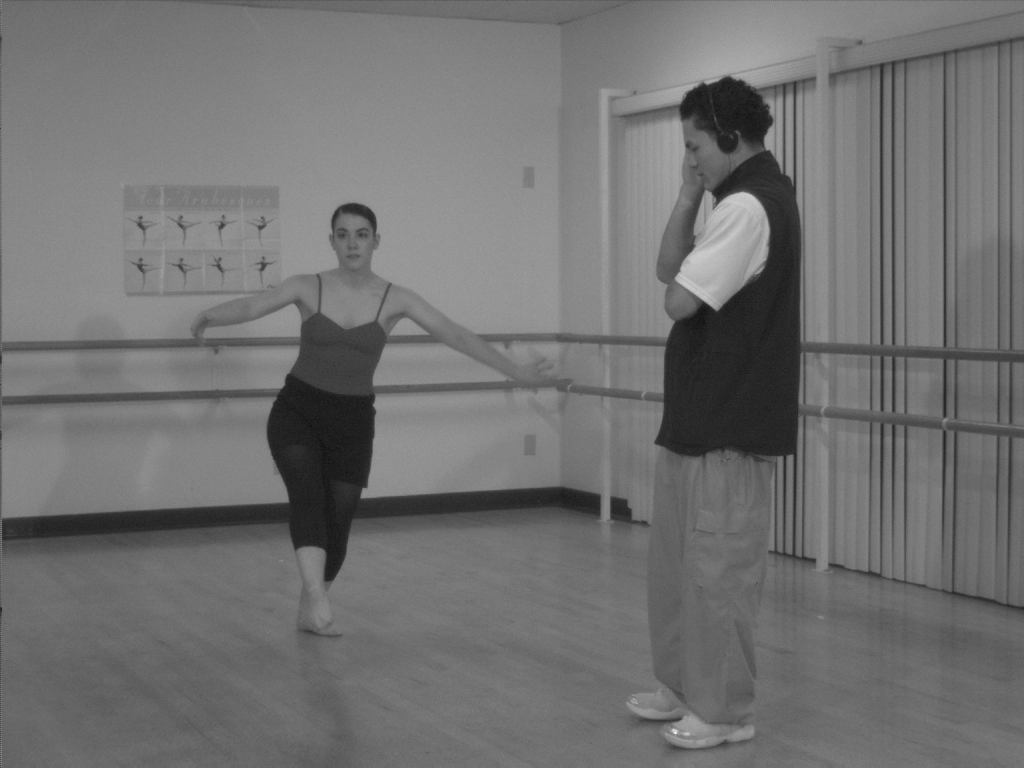
%> input picture 3.bmp (made grey), 1024 x 768 px, given in place of 1号内环缺陷2.bmp, which was not available
$ octave Canny_detect.m   (GNU Octave 9; MATLAB toolbox functions it lacks are replaced by stand-ins)
%> lines starting %> are read from the running program, lines starting %| are printed output that depends on the picture; in (x1, y1, x2, y2) boxes, pixels count from 0 and x2, y2 are one past the last pixel; in counts of white or black regions, pixels touching at a corner belong together; the program's own positions count from 1; long printed decimals are rounded; pictures that were not available may be replaced by others from this repository, and a replacement may not be noted
 clear all;
I=imread('C:\Users\jcli\Desktop\毕设文献资料\磁环照片\磁环照片\1工控机\1\1号内环缺陷2.bmp');
%> I is the input picture: size 768x1024 uint8; min 14, max 249, mean 113.2
% I=rgb2gray(I);
subplot(1,3,1);imshow(I);
xlabel('(a)原始图像');
%以自动阈值选择法对图像进行Canny算子检测
[BW,thresh]=edge(I,'canny');
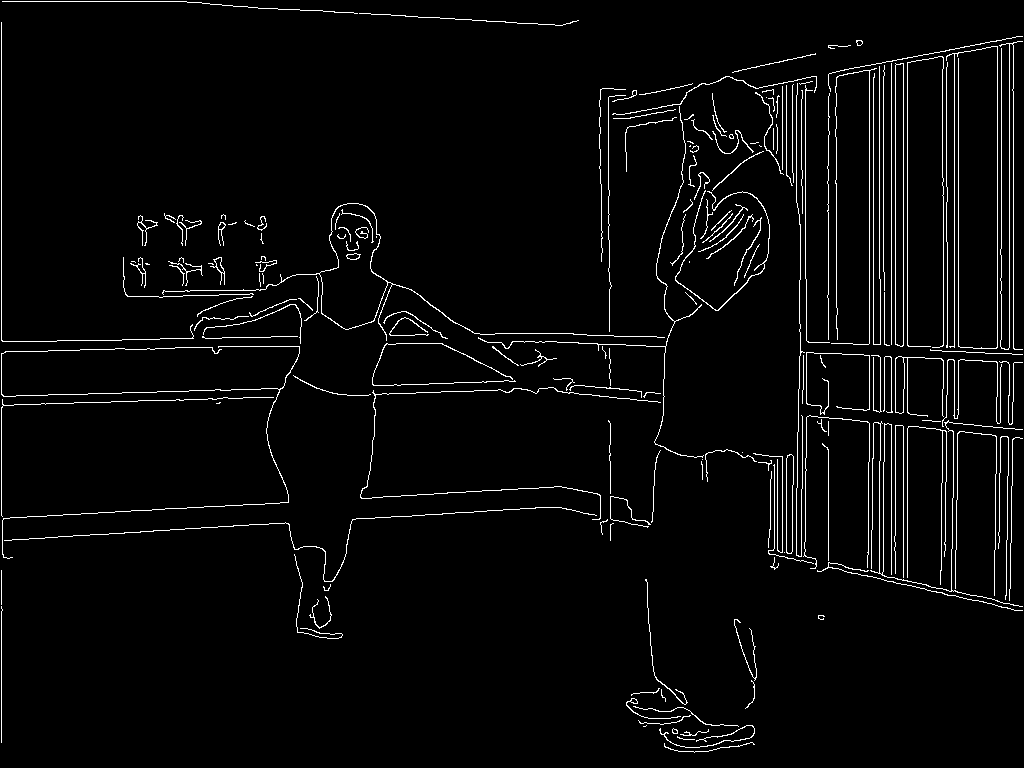
%> BW: size 768x1024 logical; 3.3% white in thin lines or dots
%> thresh = [0.0602 0.15]
%返回当前Canny算子边缘检测的阈值
disp('Canny算子自动选择的阈值为：')
disp(thresh)
%|    0.06016   0.1504
subplot(1,3,2);imshow(BW);
xlabel('(b)自动阈值的Canny算子边缘检测');
%以阈值为[0.1 0.5]对图像进行Canny算子检测
BW1=edge(I,'Prewitt',[0.1 0.5]);
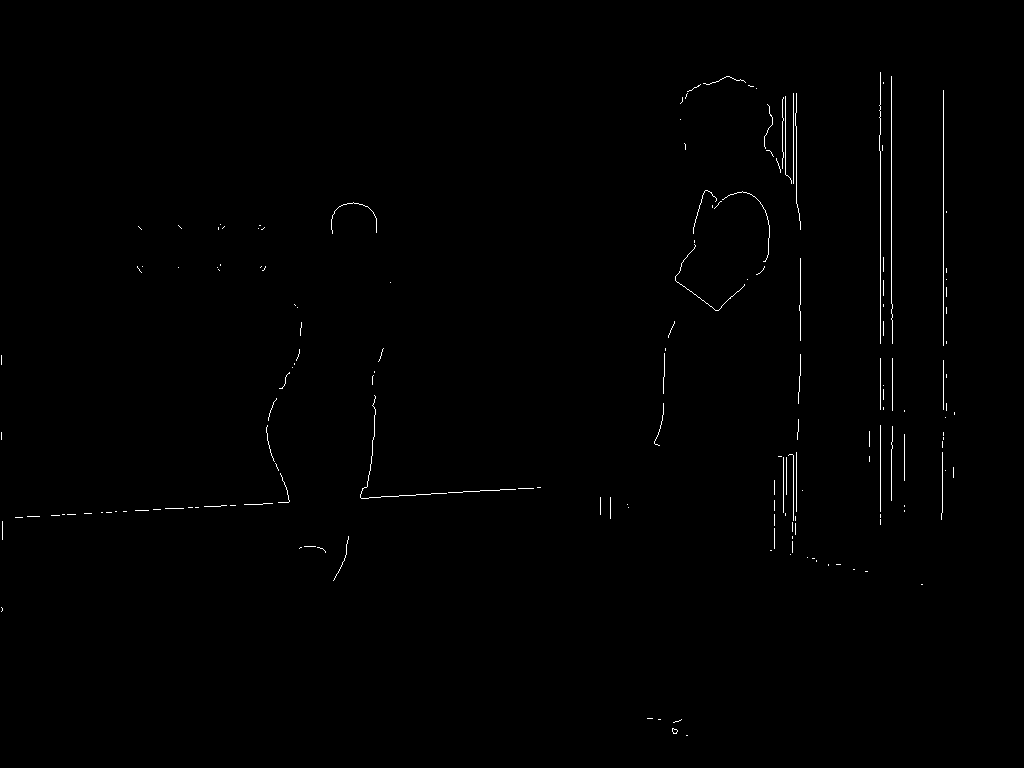
%> BW1: size 768x1024 logical; 0.49% white in thin lines or dots, all inside (x1, y1, x2, y2) = (1, 72, 955, 736)
subplot(1,3,3);imshow(BW1);
xlabel('(c)阈值为[0.1 0.5]的Canny算子');

$ run again, on 4.bmp (made grey)
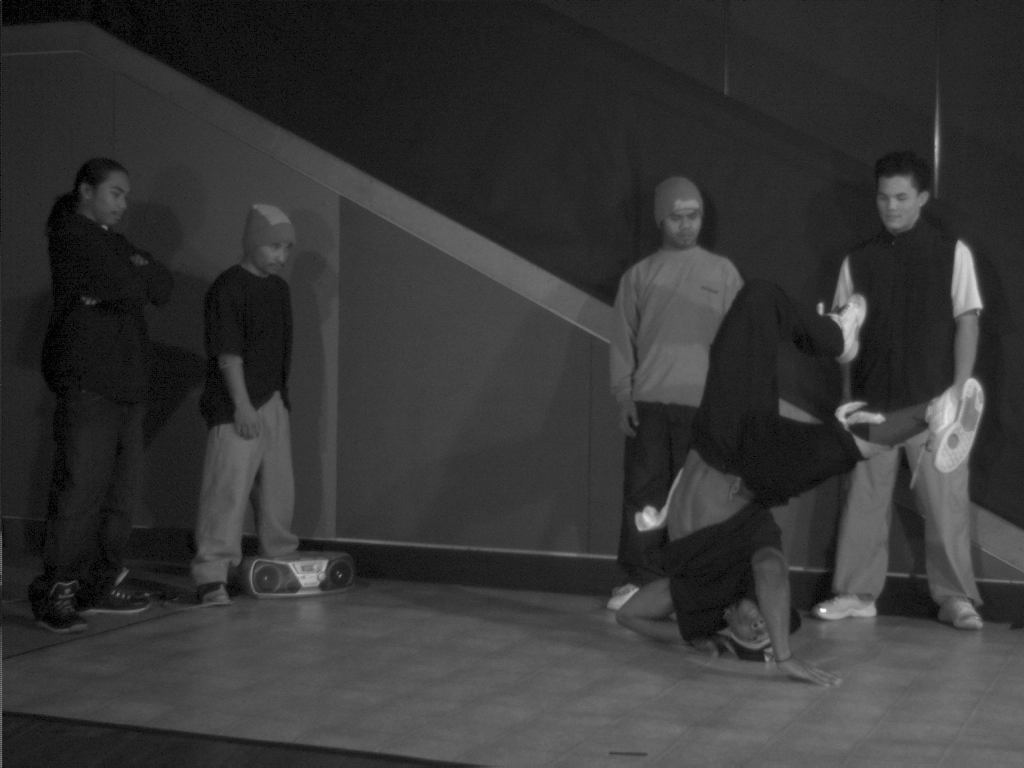
%> input picture 4.bmp (made grey), 1024 x 768 px, given in place of 1号内环缺陷2.bmp, which was not available
%> I is the input picture: size 768x1024 uint8; min 0, max 250, mean 53.9
%> `[BW,thresh]=edge(I,'canny');`:
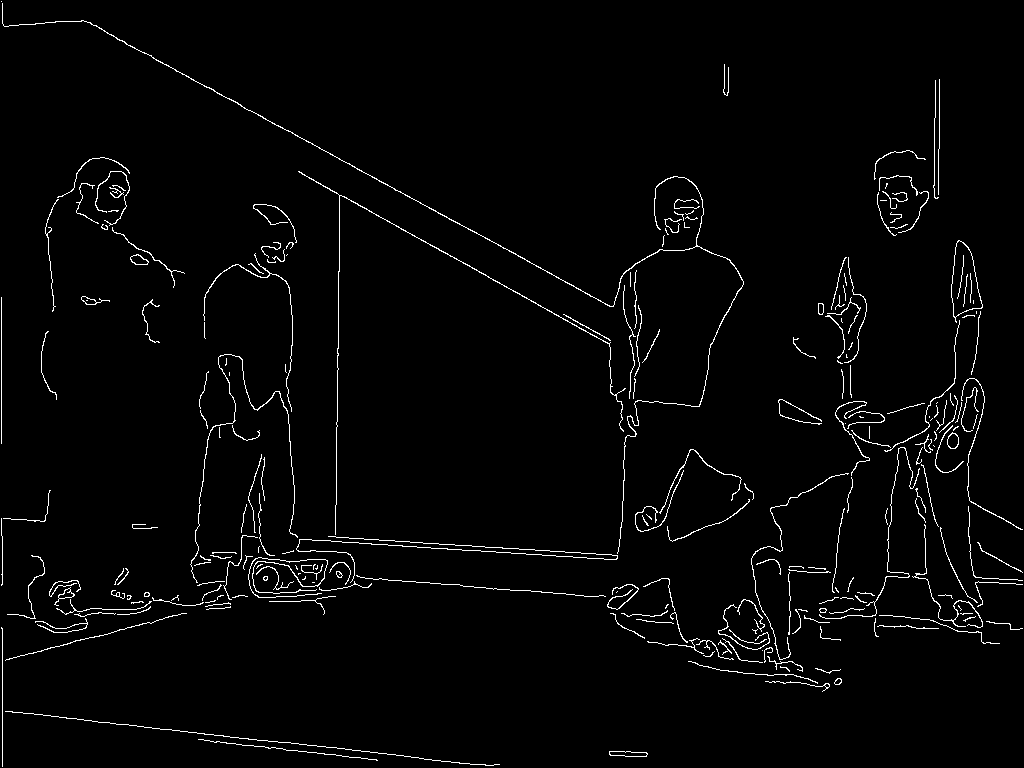
%> BW: size 768x1024 logical; 2.2% white in thin lines or dots
%> thresh = [0.0586 0.146]
%|    0.0586   0.1465
%> `BW1=edge(I,'Prewitt',[0.1 0.5]);`:
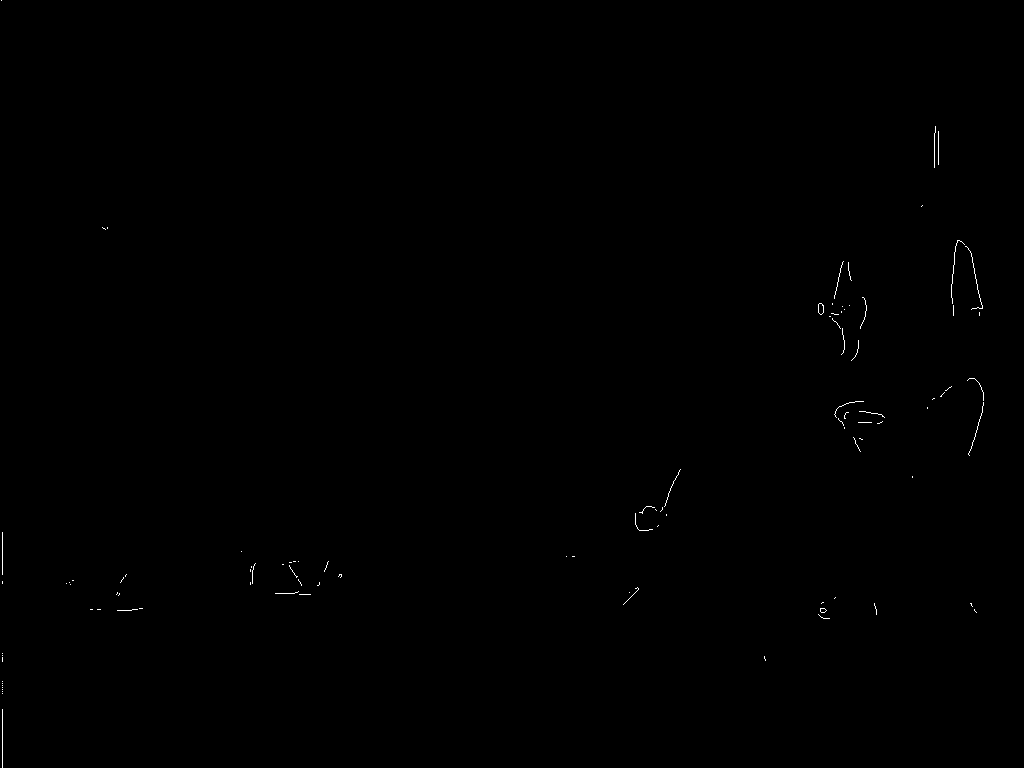
%> BW1: size 768x1024 logical; 0.14% white in thin lines or dots

$ run again, on 6.bmp (made grey)
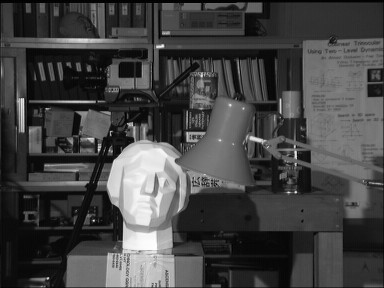
%> input picture 6.bmp (made grey), 384 x 288 px, given in place of 1号内环缺陷2.bmp, which was not available
%> I is the input picture: size 288x384 uint8; min 0, max 255, mean 68.3
%> `[BW,thresh]=edge(I,'canny');`:
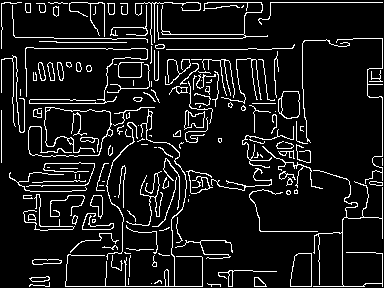
%> BW: size 288x384 logical; 9.7% white in thin lines or dots
%> thresh = [0.0727 0.182]
%|    0.07266   0.1817
%> `BW1=edge(I,'Prewitt',[0.1 0.5]);`:
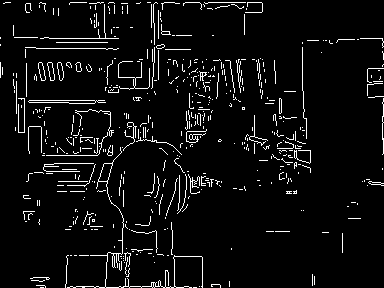
%> BW1: size 288x384 logical; 5.5% white in thin lines or dots
